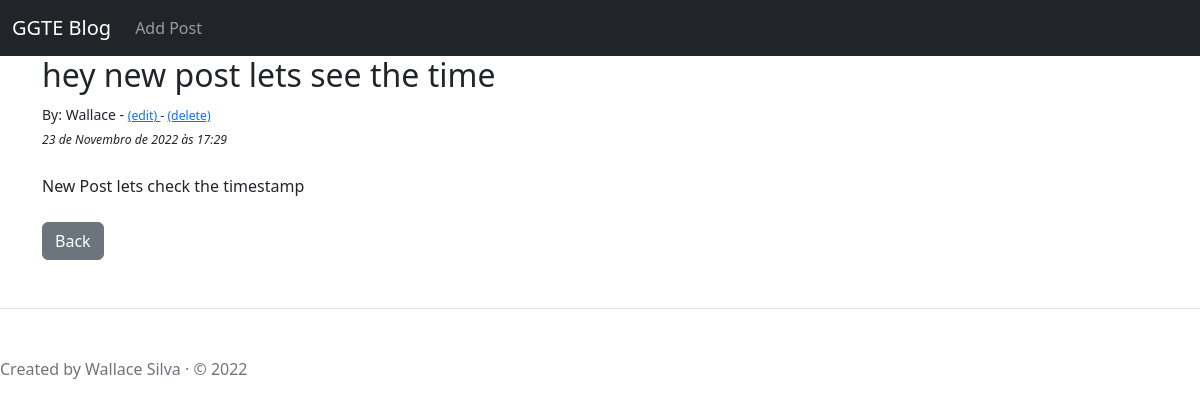
/article/7, run on the app's committed database.
### blog/models.py (models this page shows, shortened)
class Post(models.Model):
    title = models.CharField(max_length=255)
    title_tag = models.CharField(max_length=255, default='Blog Post')
    author = models.ForeignKey(User, on_delete=models.CASCADE)
    publish_date = models.DateTimeField(auto_now_add=True)
    post_date = models.DateField(auto_now_add=True)
    body = models.TextField()

### blog/views.py (the view)
# urls.py: path('article/<int:pk>', ArticleDetailView.as_view(), name='article_detail'),
class ArticleDetailView(DetailView):
    model = Post
    template_name = 'article_detail.html'

### blog/templates/article_detail.html (shortened to what this page needs)
{% extends 'core.html' %}
{%block content %}
<h2>{{ post.title}}</h2>
<small>By: {{post.author.first_name}}
     {{post.author.name.second_name}} -
<small>
    <a href = " {% url 'update_post' post.pk %} " >
        (edit)
    </a> -
     <a href = " {% url 'delete_post' post.pk %} " >
        (delete)
    </a>
</small>
</small><br />
<small><small class = "fw-lighter fst-italic" >{{post.publish_date}}</small></small>
<br /><br />
{{post.body}}
<br /><br />
<a href=" {% url 'home' %} " class="btn btn-secondary">Back</a>
{% endblock %}

### data on the page
Post: title "hey new post lets see the time", author.first_name "Wallace", publish_date "23 de Novembro de 2022 às 17:29", body "New Post lets check the timestamp"
